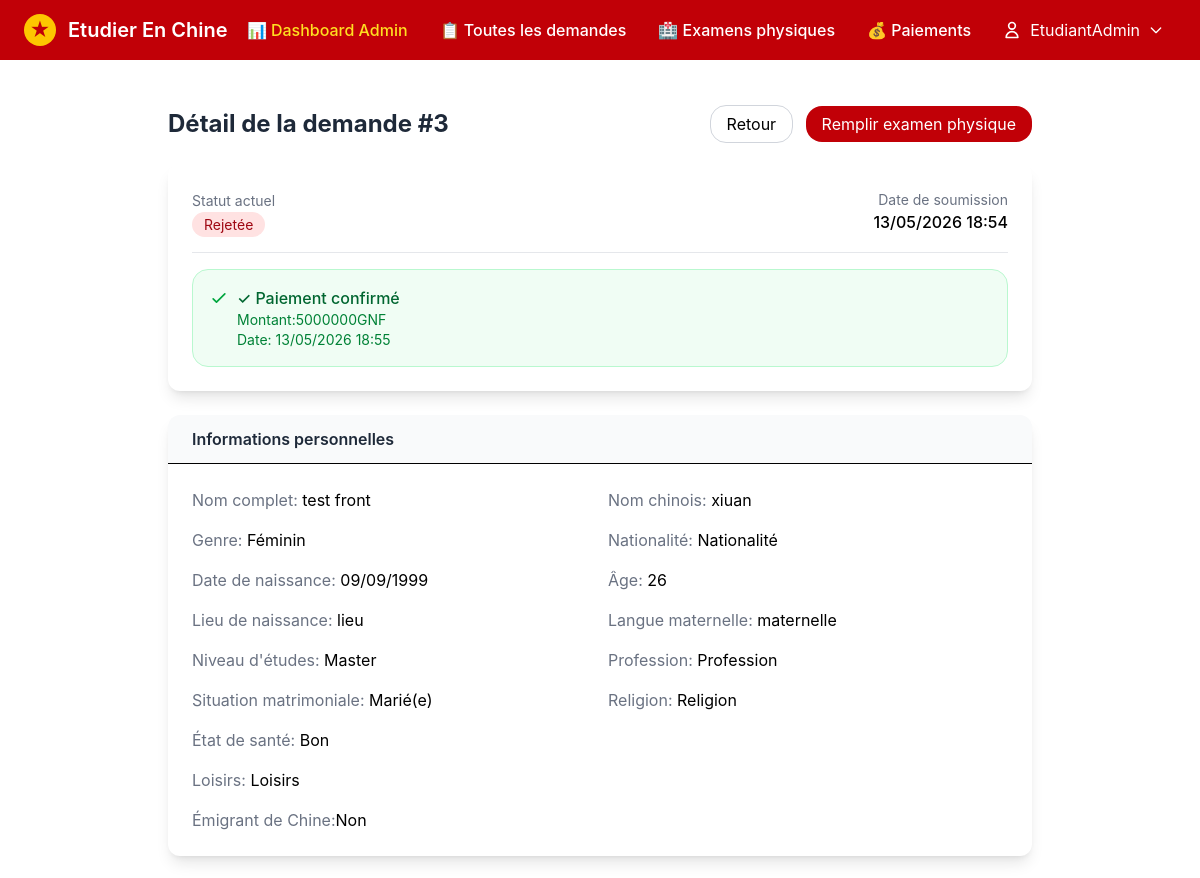
Page /application/3/ (signed in, upper part) on the earlier database version.
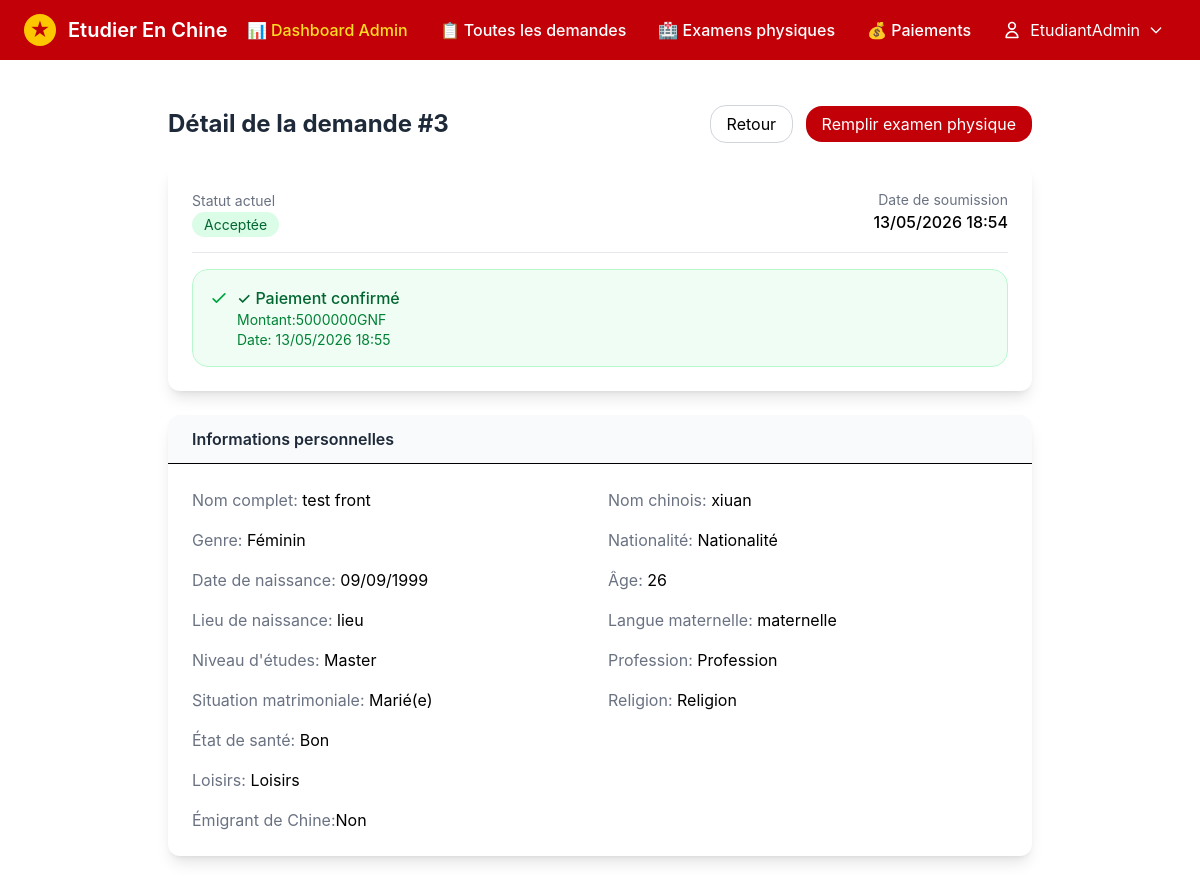
Same page on the later database version.
### main_apps/gestion/models.py (models this page shows, shortened)
class StudentApplication(models.Model):
    user = models.ForeignKey(
        settings.AUTH_USER_MODEL,
        on_delete=models.CASCADE,
        related_name='applications',
        null=True,
        blank=True,
        verbose_name="Utilisateur"
    )
    family_name = models.CharField(
        max_length=100,
        verbose_name="Nom de famille (comme sur le passeport)",
        help_text="Family Name (as on passport)"
    )
    given_name = models.CharField(
        max_length=100,
        verbose_name="Prénom (comme sur le passeport)",
        help_text="Given Name (as on passport)"
    )
    chinese_name = models.CharField(
        max_length=100,
        blank=True,
        null=True,
        verbose_name="Nom chinois",
        help_text="Chinese Name (if available)"
    )
    class Gender(models.TextChoices):
        MALE = 'M', 'Masculin'
        FEMALE = 'F', 'Féminin'
    gender = models.CharField(
        max_length=1,
        choices=Gender.choices,
        verbose_name="Genre"
    )
    class MaritalStatus(models.TextChoices):
        SINGLE = 'SINGLE', 'Célibataire'
        MARRIED = 'MARRIED', 'Marié(e)'
        DIVORCED = 'DIVORCED', 'Divorcé(e)'
        WIDOWED = 'WIDOWED', 'Veuf/Veuve'
    marital_status = models.CharField(
        max_length=20,
        choices=MaritalStatus.choices,
        verbose_name="Situation matrimoniale"
    )
    nationality = models.CharField(
        max_length=100,
        verbose_name="Nationalité"
    )
    country_of_birth = models.CharField(
        max_length=100,
        verbose_name="Pays de naissance"
    )
    birth_date = models.DateField(
        verbose_name="Date de naissance"
    )
    place_of_birth = models.CharField(
        max_length=200,
        verbose_name="Lieu de naissance (Ville, Province)"
    )
    native_language = models.CharField(
        max_length=100,
        verbose_name="Langue maternelle"
    )
    class EducationLevel(models.TextChoices):
        HIGH_SCHOOL = 'HIGH_SCHOOL', 'Lycée'
        BACHELOR = 'BACHELOR', 'Licence'
        MASTER = 'MASTER', 'Master'
        DOCTORATE = 'DOCTORATE', 'Doctorat'
    highest_education = models.CharField(
        max_length=20,
        choices=EducationLevel.choices,
        verbose_name="Plus haut niveau d'éducation"
    )
    religion = models.CharField(
        max_length=100,
        blank=True,
        null=True,
        verbose_name="Religion"
    )
    employer_or_institution = models.CharField(
        max_length=200,
        blank=True,
        null=True,
        verbose_name="Employeur ou institution affiliée"
    )
    occupation = models.CharField(
        max_length=100,
        blank=True,
        null=True,
        verbose_name="Profession"
    )
    class HealthStatus(models.TextChoices):
        EXCELLENT = 'EXCELLENT', 'Excellent'
        GOOD = 'GOOD', 'Bon'
        FAIR = 'FAIR', 'Moyen'
        POOR = 'POOR', 'Mauvais'
    health_status = models.CharField(
        max_length=20,
        choices=HealthStatus.choices,
        default='GOOD',
        verbose_name="État de santé"
    )
    is_emigrant_from_china = models.BooleanField(
        default=False,
        verbose_name="Émigrant de Chine continentale, Hong Kong, Macao ou Taïwan ?"
    )
    hobby = models.CharField(
        max_length=200,
        blank=True,
        null=True,
        verbose_name="Loisirs"
    )
    passport_number = models.CharField(
        max_length=50,
        validators=[MinLengthValidator(5)],
        verbose_name="Numéro de passeport"
    )
    passport_expiration_date = models.DateField(
        verbose_name="Date d'expiration du passeport"
    )
    education_history = models.JSONField(
        default=list,
        verbose_name="Historique des formations",
        help_text="Liste des formations (lycée et supérieur)"
    )
    work_experience = models.JSONField(
        default=list,
        verbose_name="Expérience professionnelle",
        help_text="Liste des expériences professionnelles"
    )
    family_members = models.JSONField(
        default=list,
        verbose_name="Membres de la famille",
        help_text="Au moins 2 membres de la famille"
    )
    guarantor_name = models.CharField(
        max_length=200,
        verbose_name="Nom du garant"
    )
    guarantor_address = models.TextField(
        verbose_name="Adresse du garant"
    )
    guarantor_tel = models.CharField(
        max_length=50,
        verbose_name="Téléphone du garant"
    )
    guarantor_relationship = models.CharField(
        max_length=100,
        verbose_name="Lien avec le garant"
    )
    guarantor_organization = models.CharField(
        max_length=200,
        blank=True,
        null=True,
        verbose_name="Organisation du garant"
    )
    guarantor_email = models.EmailField(
        blank=True,
        null=True,
        verbose_name="Email du garant"
    )
    home_address_street = models.TextField(
        verbose_name="Adresse domicile (rue)"
    )
    home_address_city_province = models.CharField(
        max_length=200,
        verbose_name="Ville/Province"
    )
    home_address_country = models.CharField(
        max_length=100,
        verbose_name="Pays"
    )
    home_address_phone = models.CharField(
        max_length=50,
        verbose_name="Téléphone domicile"
    )
    home_address_mobile = models.CharField(
        max_length=50,
        blank=True,
        null=True,
        verbose_name="Mobile domicile"
    )
    home_address_zipcode = models.CharField(
        max_length=20,
        blank=True,
        null=True,
        verbose_name="Code postal"
    )
    same_current_as_home = models.BooleanField(
        default=True,
        verbose_name="Adresse actuelle identique à l'adresse domicile"
    )
    current_address = models.TextField(
        blank=True,
        null=True,
        verbose_name="Adresse actuelle"
    )
    personal_email = models.EmailField(
        verbose_name="Email personnel"
    )
    facebook_account = models.CharField(
        max_length=100,
        blank=True,
        null=True,
        verbose_name="Facebook"
    )
    wechat_account = models.CharField(
        max_length=100,
        blank=True,
        null=True,
        verbose_name="WeChat"
    )
    linkedin_account = models.CharField(
        max_length=100,
        blank=True,
        null=True,
        verbose_name="LinkedIn"
    )
    twitter_account = models.CharField(
        max_length=100,
        blank=True,
        null=True,
        verbose_name="Twitter"
    )
    qq_account = models.CharField(
        max_length=50,
        blank=True,
        null=True,
        verbose_name="QQ"
    )
    msn_account = models.CharField(
        max_length=100,
        blank=True,
        null=True,
        verbose_name="MSN"
    )
    class Status(models.TextChoices):
        PENDING_PAYMENT = 'PENDING_PAYMENT', 'En attente de paiement'
        PENDING = 'PENDING', 'En attente de validation'
        REVIEWING = 'REVIEWING', 'En cours d\'examen'
        ACCEPTED = 'ACCEPTED', 'Acceptée'
        REJECTED = 'REJECTED', 'Rejetée'
        NEEDS_INFO = 'NEEDS_INFO', 'Informations complémentaires requises'
    status = models.CharField(
        max_length=20,
        default=Status.PENDING_PAYMENT,
        choices=Status.choices,
        verbose_name="Statut"
    )
    application_date = models.DateTimeField(
        default=timezone.now,
        verbose_name="Date de soumission"
    )
    notes = models.TextField(
        blank=True,
        null=True,
        verbose_name="Notes"
    )
    created_at = models.DateTimeField(auto_now_add=True)
    updated_at = models.DateTimeField(auto_now=True)
    class Meta:
        verbose_name = "Demande d'admission"
        verbose_name_plural = "Demandes d'admission"
        ordering = ['-application_date']
        unique_together = ['user', 'passport_number']
    @property
    def age(self):
        if self.birth_date:
            today = timezone.now().date()
            age = today.year - self.birth_date.year
            if today.month < self.birth_date.month or (today.month == self.birth_date.month and today.day < self.birth_date.day):
                age -= 1
            return age
        return None

class Payment(models.Model):
    class PaymentStatus(models.TextChoices):
        PENDING = 'PENDING', 'En attente'
        SUCCESS = 'SUCCESS', 'Payé'
        FAILED = 'FAILED', 'Échoué'
        REFUNDED = 'REFUNDED', 'Remboursé'
    class PaymentMethod(models.TextChoices):
        STRIPE = 'STRIPE', 'Carte bancaire'
        PAYPAL = 'PAYPAL', 'PayPal'
        ORANGE_MONEY = 'ORANGE_MONEY', 'Orange Money'
        MTN_MONEY = 'MTN_MONEY', 'MTN Mobile Money'
        WAVE = 'WAVE', 'Wave'
    application = models.OneToOneField(
        StudentApplication,
        on_delete=models.CASCADE,
        related_name='payment'
    )
    amount = models.DecimalField(max_digits=10, decimal_places=0, default=5000000)  # 5.000.000 GNF
    currency = models.CharField(max_length=3, default='GNF')
    status = models.CharField(
        max_length=20,
        choices=PaymentStatus.choices,
        default=PaymentStatus.PENDING
    )
    payment_method = models.CharField(
        max_length=20,
        choices=PaymentMethod.choices,
        blank=True,
        null=True
    )
    transaction_id = models.CharField(max_length=100, blank=True, null=True)
    payment_intent_id = models.CharField(max_length=100, blank=True, null=True)
    paypal_order_id = models.CharField(max_length=100, blank=True, null=True)
    receipt_url = models.URLField(blank=True, null=True)
    paid_at = models.DateTimeField(blank=True, null=True)
    created_at = models.DateTimeField(auto_now_add=True)
    updated_at = models.DateTimeField(auto_now=True)
    class Meta:
        verbose_name = "Paiement"
        verbose_name_plural = "Paiements"
        constraints = [
            models.UniqueConstraint(fields=['application'], name='unique_payment_per_application')
        ]

### core/views.py (the view)
# urls.py: path('application/<int:pk>/', core_views.application_detail, name='application_detail'),
@login_required
@login_required
def application_detail(request, pk):
    try:
        if request.user.is_staff or request.user.is_superuser:
            app = StudentApplication.objects.get(pk=pk)
        else:
            app = StudentApplication.objects.get(pk=pk, user=request.user)
    except StudentApplication.DoesNotExist:
        messages.error(request, f'La demande d\'admission #{pk} n\'existe pas.')
        if request.user.is_staff or request.user.is_superuser:
            return redirect('application_list')
        else:
            return redirect('user_dashboard')
    physical_examination = getattr(app, 'physical_examination', None)
    payment = getattr(app, 'payment', None)
    context = {
        'app': app,
        'physical_examination': physical_examination,
        'payment': payment,
    }
    return render(request, 'gestion/application_detail.html', context)

### templates/gestion/application_detail.html (shortened to what the changed rows need)
{% extends "_base.html" %}
{% load static %}
{% block content %}
<div class="max-w-4xl mx-auto py-8 px-4">
    <div class="flex justify-between items-center mb-6">
        <h1 class="text-2xl font-bold text-gray-800">Détail de la demande #{{ app.id }}</h1>
        <div class="space-x-2">
            <a href="{% if user.is_authenticated %}{% url 'dashboard_redirect' %}{% else %}{% url 'index' %}{% endif %}"
                class="px-4 py-2 border border-gray-300 rounded-lg hover:bg-gray-50">Retour</a>
            {% if not app.physical_examination %}
            <a href="{% url 'physical_exam_create' %}?application_id={{app.id}}"
                class="px-4 py-2 bg-red-700 text-white rounded-lg hover:bg-red-800">Remplir examen physique</a>
            {% endif %}
        </div>
    </div>
    <div class="space-y-6">
        <div class="bg-white rounded-xl shadow-lg p-6">
            <div class="flex justify-between items-center flex-wrap gap-4">
                <div>
                    <div>
                        <span class="px-3 py-1 text-sm rounded-full
                            {% if app.status == 'ACCEPTED' %}bg-green-100 text-green-800
                            {% elif app.status == 'REJECTED' %}bg-red-100 text-red-800
                            {% elif app.status == 'REVIEWING' %}bg-blue-100 text-blue-800
                            {% elif app.status == 'PENDING_PAYMENT' %}bg-yellow-100 text-yellow-800
                            {% elif app.status == 'PENDING' %}bg-orange-100 text-orange-800
                            {% else %}bg-gray-100 text-gray-800{% endif %}">{{ app.get_status_display }}
                        </span>
                    </div>
                </div>
                <div class="text-right">
                    <p class="text-sm text-gray-500">Date de soumission</p>
                    <p class="font-medium">{{ app.application_date|date:"d/m/Y H:i" }}</p>
                </div>
            </div>
            {% if app.payment.status == 'SUCCESS' %}
            <div class="mt-4 pt-4 border-t border-gray-200">
                <div class="bg-green-50 border border-green-200 rounded-lg p-4">
                    <div class="flex items-start">
                        <svg class="w-5 h-5 text-green-600 mt-0.5 mr-2" fill="none" stroke="currentColor"
                            viewBox="0 0 24 24">
                            <path stroke-linecap="round" stroke-linejoin="round" stroke-width="2" d="M5 13l4 4L19 7">
                            </path>
                        </svg>
                        <div class="flex-1">
                            <p class="text-green-800 font-medium">✓ Paiement confirmé</p>
                            <p class="text-green-700 text-sm">Montant:{{app.payment.amount|floatformat:0}}GNF<br>Date:
                                {{ app.payment.paid_at|date:"d/m/Y H:i"|default:"Date inconnue" }}</p>
                        </div>
                    </div>
                </div>
            </div>
            {% endif %}
        </div>
        <div class="bg-white rounded-xl shadow-lg overflow-hidden">
            <div class="bg-gray-50 px-6 py-3 border-b">
                <h2 class="font-semibold text-gray-800">Informations personnelles</h2>
            </div>
            <div class="p-6 grid grid-cols-1 md:grid-cols-2 gap-4">
                <div><span class="text-gray-500">Nom complet:</span> {{ app.family_name }} {{ app.given_name }}</div>
                <div><span class="text-gray-500">Nom chinois:</span> {{ app.chinese_name|default:"-" }}</div>
                <div><span class="text-gray-500">Genre:</span> {{ app.get_gender_display }}</div>
                <div><span class="text-gray-500">Nationalité:</span> {{ app.nationality }}</div>
                <div><span class="text-gray-500">Date de naissance:</span> {{ app.birth_date|date:"d/m/Y" }}</div>
                <div><span class="text-gray-500">Âge:</span> {{ app.age }}</div>
                <div><span class="text-gray-500">Lieu de naissance:</span> {{ app.place_of_birth }}</div>
                <div><span class="text-gray-500">Langue maternelle:</span> {{ app.native_language }}</div>
                <div><span class="text-gray-500">Niveau d'études:</span> {{ app.get_highest_education_display }}</div>
                <div><span class="text-gray-500">Profession:</span> {{ app.occupation|default:"-" }}</div>
                <div><span class="text-gray-500">Situation matrimoniale:</span> {{ app.get_marital_status_display }}
                </div>
                <div><span class="text-gray-500">Religion:</span> {{ app.religion|default:"-" }}</div>
                <div class="col-span-2"><span class="text-gray-500">État de santé:</span>
                    {{app.get_health_status_display }}</div>
                <div class="col-span-2"><span class="text-gray-500">Loisirs:</span> {{ app.hobby|default:"-" }}</div>
                <div class="col-span-2"><span class="text-gray-500">Émigrant de
                        Chine:</span>{{app.is_emigrant_from_china|yesno:"Oui,Non" }}</div>
            </div>
        </div>
    </div>
</div>
{% endblock %}

Differences in the rows shown:
changed StudentApplication "test": status "Rejetée" → "Acceptée"
